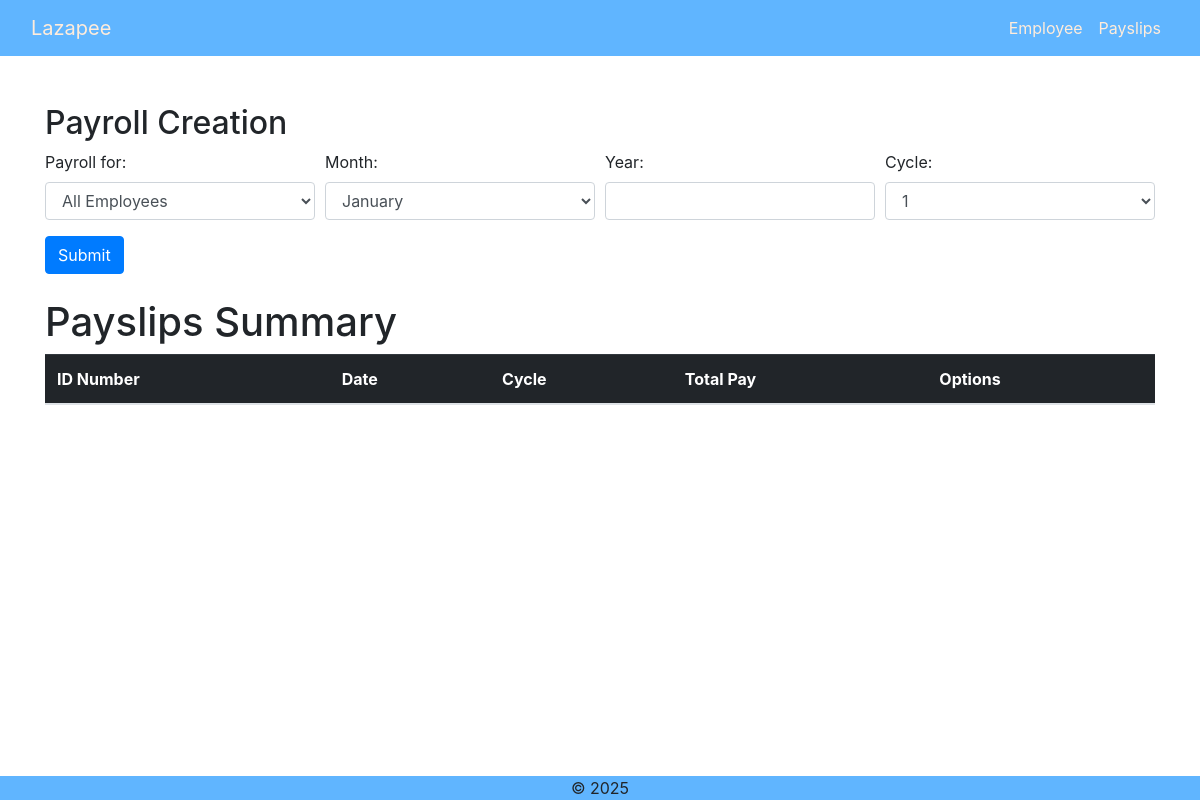
/payslips/, run on an earlier commit of the app's database.
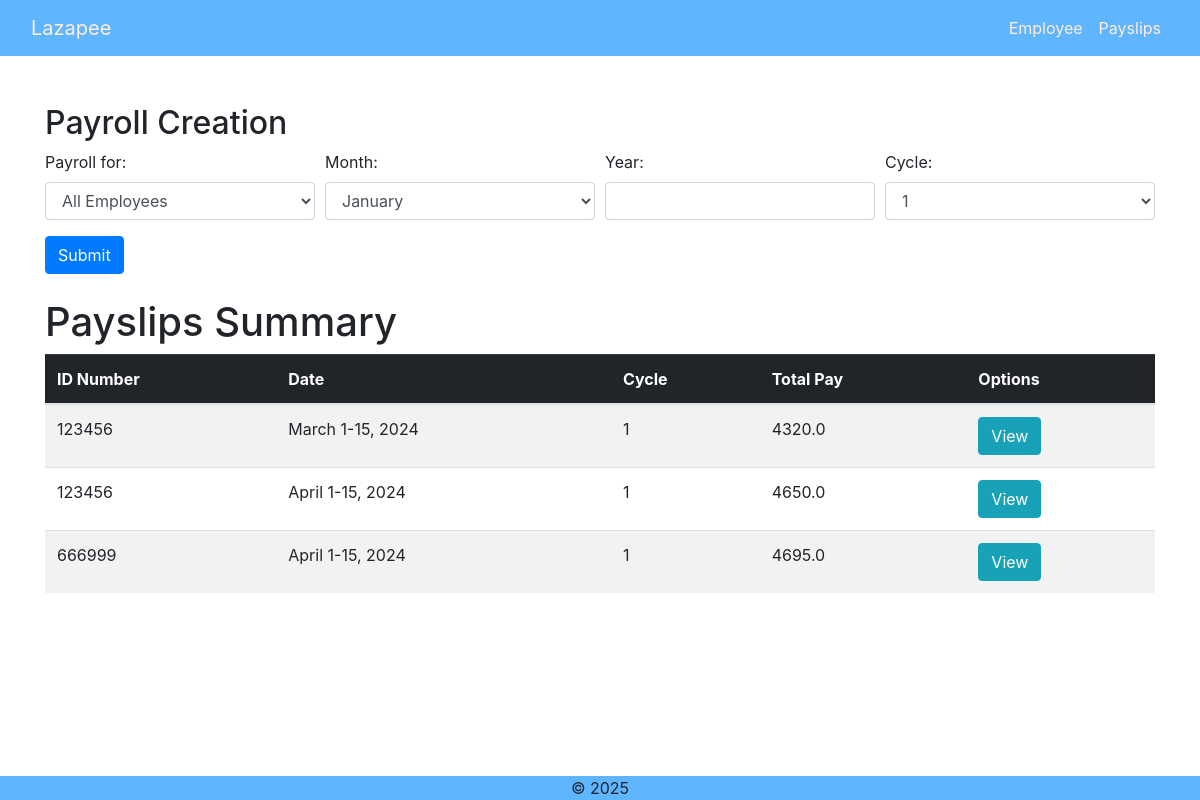
And on a later commit of the database.
### payroll_app/models.py (models this page shows, shortened)
class Payslip(models.Model):
    id_number = models.ForeignKey(Employee, on_delete=models.CASCADE)
    month = models.CharField(max_length=50)
    date_range = models.CharField(max_length=50)
    year = models.CharField(max_length=50)
    pay_cycle = models.IntegerField()
    rate = models.FloatField()
    earnings_allowance = models.FloatField()
    deductions_tax = models.FloatField()
    deductions_health = models.FloatField()
    pag_ibig = models.FloatField()
    sss = models.FloatField()
    overtime = models.FloatField()
    total_pay = models.FloatField()
    def getIDNumber(self):
        return self.id_number
    def getMonth(self):
        return self.month
    def getDate_range(self):
        return self.date_range
    def getYear(self):
        return self.year
    def getPay_cycle(self):
        return self.pay_cycle
    def getTotal_pay(self):
        return self.total_pay

class Employee(models.Model):
    name = models.CharField(max_length=50)
    id_number = models.CharField(max_length=20, unique=True)
    rate = models.FloatField()
    overtime_pay = models.FloatField(null=True, blank=True)
    allowance = models.FloatField(null=True, blank=True)
    objects = models.Manager

### payroll_app/views.py (the view)
# urls.py: path('payslips/', views.payslips, name='payslips'),
def payslips(request):
    employee = Employee.objects.all()
    payslips = Payslip.objects.all().order_by('-year', '-month')
    return render(request, 'payroll_app/payslips.html', {'employee': employee, 'payslips': payslips})

### payroll_app/templates/payroll_app/payslips.html (shortened to what this page needs)
{% extends 'payroll_app/base.html' %}
{% load static %}
{% block content %}
<div class="container mt-5">
    <h2 class="lazapee-heading">Payroll Creation</h2>
    <form method="POST" action="{% url 'create_payslip' %}" class="mb-4">
        <div class="form-row">
            <div class="col-md-3">
                <label>Payroll for:</label>
                <select name="employee" class="form-control">
                    <option value="all">All Employees</option>
                </select>
            </div>
            <div class="col-md-3">
                <label>Month:</label>
                <select name="month" class="form-control">
                    <option value="January">January</option>
                </select>
            </div>
            <div class="col-md-3">
                <label>Year:</label>
                <input type="text" name="year" class="form-control" required>
            </div>
            <div class="col-md-3">
                <label>Cycle:</label>
                <select name="cycle" class="form-control">
                    <option value="1">1</option>
                </select>
            </div>
        </div>
        <button type="submit" class="btn btn-primary mt-3">Submit</button>
    </form>
    <h1 class="lazapee-heading">Payslips Summary</h2>
    <table class="table table-striped">
        <thead class="table-dark">
            <tr>
                <th>ID Number</th>
                <th>Date</th>
                <th>Cycle</th>
                <th>Total Pay</th>
                <th>Options</th>
            </tr>
        </thead>
        <tbody>
            {% for p in payslips %}
            <tr>
                <td>{{ p.getIDNumber.id_number }}</td>
                <td>{{ p.getMonth }} {{ p.getDate_range }}, {{ p.getYear }}</td>
                <td>{{ p.getPay_cycle }}</td>
                <td>{{ p.getTotal_pay }}</td>
                <td>
                    <a href="" class="btn btn-info">View</a>
                </td>
            </tr>
        {% endfor %}
        </tbody>
    </table>
</div>
{% endblock %}

### payroll_app/templates/payroll_app/base.html (shortened to what this page needs)
{% load static %}
<!DOCTYPE html>
<html lang="en">
  <head>
    <link
      rel="stylesheet"
      href="https://cdn.jsdelivr.net/npm/bootstrap@4.1.3/dist/css/bootstrap.min.css"
    />
  </head>
  <body>
    {% block navbar %}
    <nav class="navbar navbar-expand-lg" style="background-color: #60b5ff">
      <div class="container-fluid">
        <a href="" class="navbar-brand navbar-item" style="text-decoration: none; color: #ffecdb">Lazapee</a>
        <ul class="navbar-nav ms-auto">
          <li class="nav-item">
            <a class="nav-link" style="color: #ffecdb" href="{% url 'home' %}">Employee</a>
          </li>
          <li class="nav-item">
            <a class="nav-link" style="color: #ffecdb" href="{% url 'payslips' %}">Payslips</a>
          </li>
        </ul>
      </div>
    </nav>
    {% endblock %}
    {% block content %} {% endblock %}
    <footer
      class="footer fixed-bottom bg-custom"
      style="background-color: #60b5ff; position: fixed; text-align: center"
    >
      <div class="container">&copy; 2025</div>
    </footer>
  </body>
</html>

What changed in the data, as far as the page shows it:
added Payslip: getIDNumber.id_number "123456", getMonth "March", getDate_range "1-15", getYear "2024", getPay_cycle "1", getTotal_pay "4320.0"
added Payslip: getIDNumber.id_number "123456", getMonth "April", getDate_range "1-15", getYear "2024", getPay_cycle "1", getTotal_pay "4650.0"
added Payslip: getIDNumber.id_number "666999", getMonth "April", getDate_range "1-15", getYear "2024", getPay_cycle "1", getTotal_pay "4695.0"
